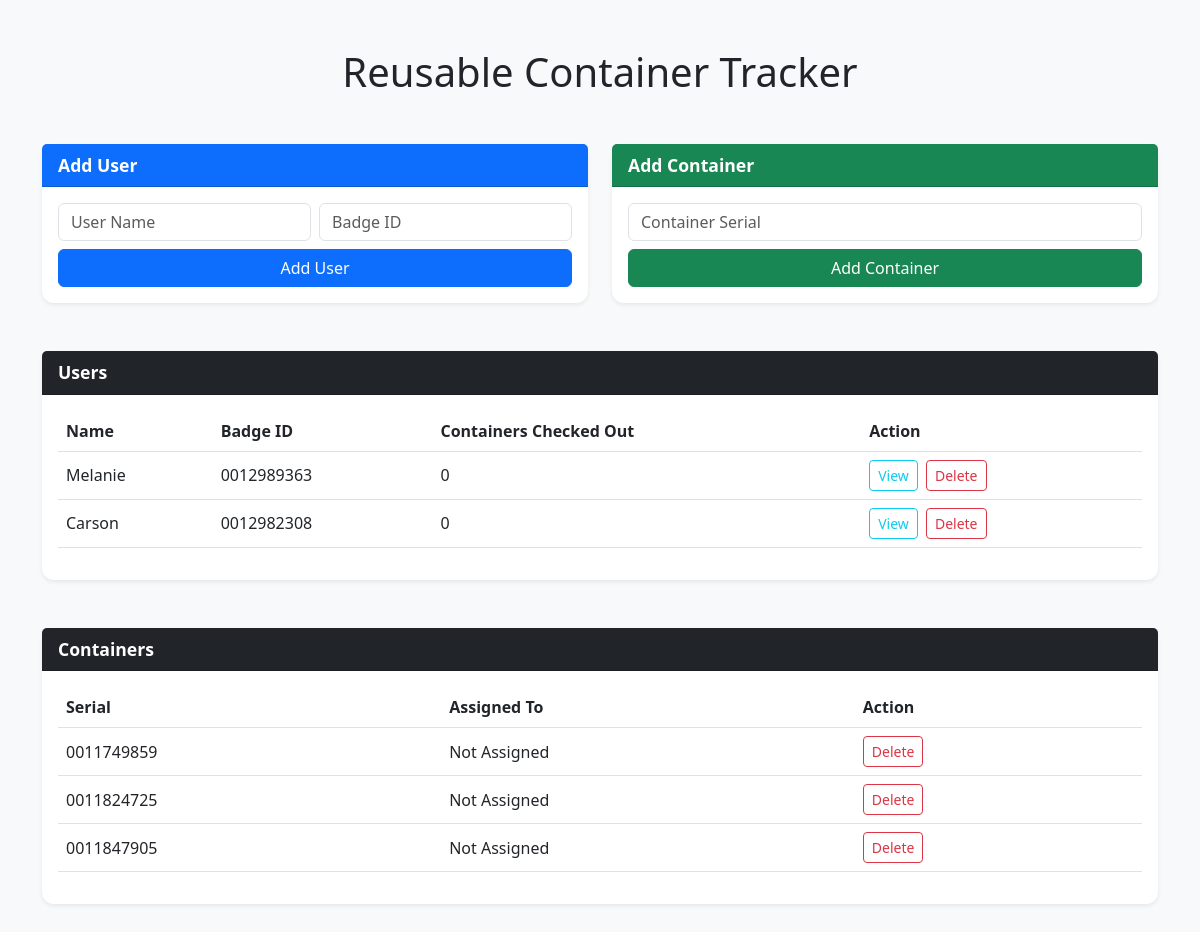
The page / on the database its author committed.
### tables this page shows
CREATE TABLE users (
                        id INTEGER PRIMARY KEY,
                        name TEXT UNIQUE,
                        badgeID TEXT UNIQUE);

CREATE TABLE containers (
                        id INTEGER PRIMARY KEY,
                        serial_number TEXT UNIQUE,
                        user_id INTEGER,
                        FOREIGN KEY (user_id) REFERENCES users(id));

### main.py (the view)
@app.route('/', methods=['GET'])
def index():
    conn = sqlite3.connect('container_tracking.db')
    cursor = conn.cursor()
    cursor.execute("""
        SELECT users.id, users.name, users.badgeID, COUNT(containers.id) as container_count
        FROM users
        LEFT JOIN containers ON users.id = containers.user_id
        GROUP BY users.id
    """)
    users = cursor.fetchall()
    cursor.execute("""
        SELECT containers.id, containers.serial_number, users.name
        FROM containers
        LEFT JOIN users ON containers.user_id = users.id
    """)
    containers = cursor.fetchall()
    conn.close()
    return render_template('index.html', users=users, containers=containers)

### templates/index.html (shortened to what this page needs)
<!DOCTYPE html>
<html lang="en">
<head>
    <link href="https://cdn.jsdelivr.net/npm/bootstrap@5.3.0/dist/css/bootstrap.min.css" rel="stylesheet">
    <link rel="stylesheet" href="{{ url_for('static', filename='styles.css') }}">
</head>
<body class="bg-light">
    <div class="container py-5">
        <h1 class="mb-5 text-center">Reusable Container Tracker</h1>
        <div class="row g-4">
            <div class="col-md-6">
                <div class="card shadow-sm">
                    <div class="card-header bg-primary text-white">Add User</div>
                    <div class="card-body">
                        <form action="/add_user" method="post" class="row g-2">
                            <div class="col-md-6">
                                <input type="text" name="name" class="form-control" placeholder="User Name" required>
                            </div>
                            <div class="col-md-6">
                                <input type="text" name="badgeID" class="form-control" placeholder="Badge ID" required>
                            </div>
                            <div class="col-12">
                                <button type="submit" class="btn btn-primary w-100">Add User</button>
                            </div>
                        </form>
                    </div>
                </div>
            </div>
            <div class="col-md-6">
                <div class="card shadow-sm">
                    <div class="card-header bg-success text-white">Add Container</div>
                    <div class="card-body">
                        <form action="/add_container" method="post" class="row g-2">
                            <div class="col-12">
                                <input type="text" name="serial_number" class="form-control" placeholder="Container Serial" required>
                            </div>
                            <div class="col-12">
                                <button type="submit" class="btn btn-success w-100">Add Container</button>
                            </div>
                        </form>
                    </div>
                </div>
            </div>
        </div>
        <div class="mt-5">
            <div class="card shadow-sm">
                <div class="card-header bg-dark text-white">Users</div>
                <div class="card-body table-responsive">
                    <table class="table table-hover align-middle">
                        <thead>
                            <tr>
                                <th>Name</th>
                                <th>Badge ID</th>
                                <th>Containers Checked Out</th>
                                <th>Action</th>
                            </tr>
                        </thead>
                        <tbody>
                            {% for user in users %}
                            <tr>
                                <td>{{ user[1] }}</td>
                                <td>{{ user[2] }}</td>
                                <td>{{ user[3] }}</td>
                                <td>
                                    <button class="btn btn-sm btn-outline-info show-containers" data-id="{{ user[0] }}" data-name="{{ user[1] }}">View</button>
                                    <form action="/delete_user/{{ user[0] }}" method="post" class="d-inline" onsubmit="return confirm('Delete this user?')">
                                        <button class="btn btn-sm btn-outline-danger">Delete</button>
                                    </form>
                                </td>
                            </tr>
                            {% endfor %}
                        </tbody>
                    </table>
                </div>
            </div>
        </div>
        <div class="mt-5">
            <div class="card shadow-sm">
                <div class="card-header bg-dark text-white">Containers</div>
                <div class="card-body table-responsive">
                    <table class="table table-hover align-middle">
                        <thead>
                            <tr>
                                <th>Serial</th>
                                <th>Assigned To</th>
                                <th>Action</th>
                            </tr>
                        </thead>
                        <tbody>
                            {% for container in containers %}
                            <tr>
                                <td>{{ container[1] }}</td>
                                <td>{{ container[2] or 'Not Assigned' }}</td>
                                <td>
                                    <form action="/delete_container/{{ container[0] }}" method="post" onsubmit="return confirm('Delete this container?')">
                                        <button class="btn btn-sm btn-outline-danger">Delete</button>
                                    </form>
                                </td>
                            </tr>
                            {% endfor %}
                        </tbody>
                    </table>
                </div>
            </div>
        </div>
    </div>
</body>
</html>

### static/styles.css (style rules this page uses)
body { font-family: "Segoe UI", Tahoma, Geneva, Verdana, sans-serif; background-color:rgb(164, 184, 255); }
.card { background-color: #ffffff; border-radius: 0.75rem; border: none; }
.card-header { font-weight: 600; font-size: 1.1rem; }
.table thead { background-color: #f1f1f1; }
.table td, .table th { vertical-align: middle; }
.btn-sm { margin-right: 4px; }

### rows shown on the page
users: name "Melanie", badgeID "0012989363", user "0"
users: name "Carson", badgeID "0012982308", user "0"
containers: serial_number "0011749859", container "Not Assigned"
containers: serial_number "0011824725", container "Not Assigned"
containers: serial_number "0011847905", container "Not Assigned"
